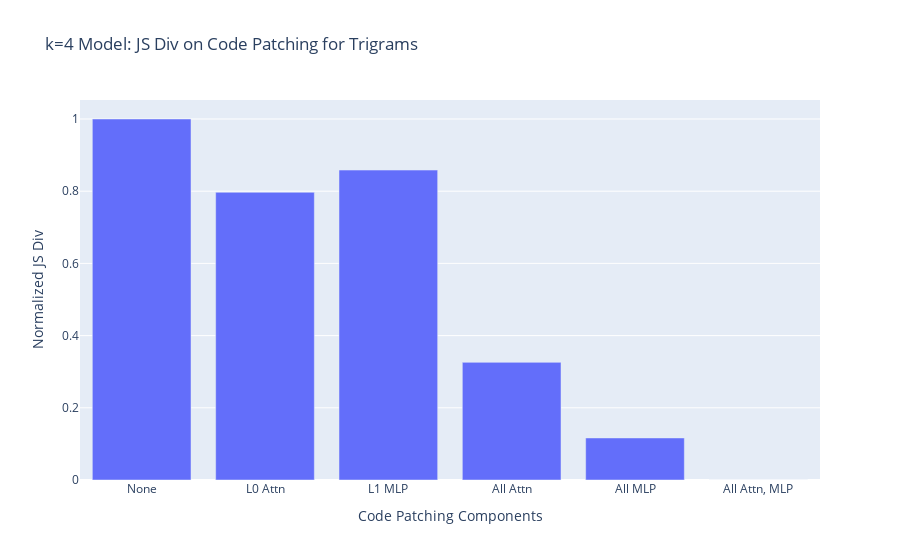

Here is the notebook cell this chart was saved with:
### Code cell
patchings_to_plot_orig = ["none", "l0_attn", "l1_mlp", "all_attn", "all_mlp", "all_attn_mlp"]
patchings_to_plot = [s.replace("all", "l0,l1,l2,l3") for s in patchings_to_plot_orig]

js_divs = {k: 0 for k in patchings_to_plot}
js_divs["none"] = 0

input_list = all_valid_inputs
for state_b, input_b in tqdm(enumerate(input_list)):
    js_divs_w_b = JSD(all_states_logits, all_states_logits[state_b].unsqueeze(0), reduction="none").sum() / (automata.N - 1) # removing b as JSD(b,b) = 0
    js_divs["none"] += js_divs_w_b

    for patching in patchings_to_plot:
        if patching == "none":
            continue
        cb_at = patching.split("_")[1:]
        layers = get_layers_from_patching_str(patching)
        heads = [None] * len(cb_at)
        if "attn" in cb_at:
            attn_idx = cb_at.index("attn")
            cb_at.pop(attn_idx), heads.pop(attn_idx)
            cb_at += ["attn"] * cb_model.cfg.n_heads
            heads += list(range(cb_model.cfg.n_heads))
        cb_at_rep = cb_at * len(layers)
        heads_rep = heads * len(layers)
        layers_rep = []
        for l in layers:
            layers_rep += [l] * len(cb_at)
        
        cache_b = all_state_info[input_b][1]
        code = [cache_b[get_cb_layer_name(cb_at_rep[i], layers_rep[i], heads_rep[i])][0, -1, :] for i in range(len(cb_at_rep))]

        mod_logits, mod_cache = run_with_codes(
            all_states_tokens,
            cb_model,
            code,
            cb_at_rep,
            layers_rep,
            heads_rep,
            pos=[-1],
        )
        js_divs_w_b = JSD(mod_logits, all_states_logits[state_b].unsqueeze(0), reduction="none").sum() / (automata.N - 1) # removing b as JSD(b,b) = 0
        js_divs[patching] += js_divs_w_b

js_divs = [js_divs[k].item() / automata.N for k in patchings_to_plot]
js_divs = [js_div / max(js_divs) for js_div in js_divs]

# plot js_divs using plotly
fig = go.Figure()
x_labels = [clean_patching_name(patching) for patching in patchings_to_plot_orig]
fig.add_trace(go.Bar(x=x_labels, y=js_divs))
fig.update_layout(title=f'k=4 Model: JS Div on Code Patching for {"Trigrams" if is_trigram else "Bigrams"}', xaxis_title='Code Patching Components', yaxis_title='Normalized JS Div')
fig.show()

### Figure 1 — Plotly figure (JSON) as saved in the notebook; plotly's stock layout.template omitted (floating-point values rounded to 4 significant figures)
{"data": [{"type": "bar", "x": ["None", "L0 Attn", "L1 MLP", "All Attn", "All MLP", "All Attn, MLP"], "y": [1, 0.7969, 0.8585, 0.3259, 0.1165, 0.0001092]}], "layout": {"title": {"text": "k=4 Model: JS Div on Code Patching for Trigrams"}, "xaxis": {"title": {"text": "Code Patching Components"}}, "yaxis": {"title": {"text": "Normalized JS Div"}}}}
